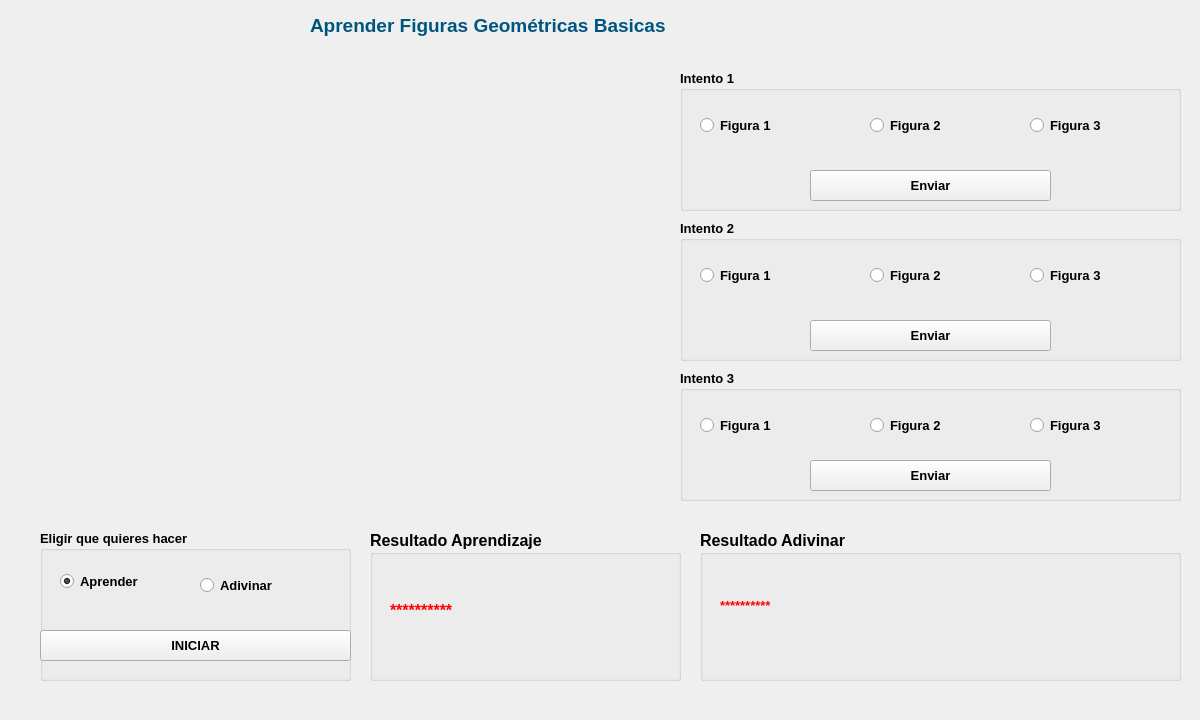
<?xml version="1.0" encoding="UTF-8"?>
<ui version="4.0">
 <class>Form</class>
 <widget class="QWidget" name="Form">
  <property name="geometry">
   <rect>
    <x>0</x>
    <y>0</y>
    <width>1200</width>
    <height>720</height>
   </rect>
  </property>
  <property name="windowTitle">
   <string>DetectorFiguras v1.0</string>
  </property>
  <widget class="QLabel" name="lblCamara">
   <property name="geometry">
    <rect>
     <x>40</x>
     <y>70</y>
     <width>600</width>
     <height>400</height>
    </rect>
   </property>
   <property name="autoFillBackground">
    <bool>true</bool>
   </property>
   <property name="text">
    <string/>
   </property>
  </widget>
  <widget class="QLabel" name="lblTitulo">
   <property name="geometry">
    <rect>
     <x>310</x>
     <y>10</y>
     <width>661</width>
     <height>31</height>
    </rect>
   </property>
   <property name="font">
    <font>
     <pointsize>14</pointsize>
     <weight>75</weight>
     <bold>true</bold>
    </font>
   </property>
   <property name="text">
    <string>&lt;html&gt;&lt;head/&gt;&lt;body&gt;&lt;p&gt;&lt;span style=&quot; font-size:14pt; font-weight:600; color:#00557f;&quot;&gt;Aprender Figuras Geométricas Basicas&lt;/span&gt;&lt;/p&gt;&lt;/body&gt;&lt;/html&gt;</string>
   </property>
  </widget>
  <widget class="QGroupBox" name="gbSec1">
   <property name="geometry">
    <rect>
     <x>40</x>
     <y>530</y>
     <width>311</width>
     <height>151</height>
    </rect>
   </property>
   <property name="font">
    <font>
     <pointsize>10</pointsize>
     <weight>75</weight>
     <bold>true</bold>
    </font>
   </property>
   <property name="title">
    <string>Eligir que quieres hacer</string>
   </property>
   <widget class="QRadioButton" name="rbAprender">
    <property name="geometry">
     <rect>
      <x>20</x>
      <y>36</y>
      <width>131</width>
      <height>31</height>
     </rect>
    </property>
    <property name="text">
     <string>Aprender</string>
    </property>
    <property name="checked">
     <bool>true</bool>
    </property>
   </widget>
   <widget class="QRadioButton" name="rbAdivinar">
    <property name="geometry">
     <rect>
      <x>160</x>
      <y>40</y>
      <width>131</width>
      <height>31</height>
     </rect>
    </property>
    <property name="text">
     <string>Adivinar</string>
    </property>
   </widget>
   <widget class="QPushButton" name="btnIniciar">
    <property name="geometry">
     <rect>
      <x>0</x>
      <y>100</y>
      <width>311</width>
      <height>31</height>
     </rect>
    </property>
    <property name="font">
     <font>
      <pointsize>10</pointsize>
      <weight>75</weight>
      <bold>true</bold>
     </font>
    </property>
    <property name="text">
     <string>INICIAR</string>
    </property>
   </widget>
  </widget>
  <widget class="QGroupBox" name="gbSec2">
   <property name="geometry">
    <rect>
     <x>370</x>
     <y>530</y>
     <width>311</width>
     <height>151</height>
    </rect>
   </property>
   <property name="font">
    <font>
     <pointsize>12</pointsize>
     <weight>75</weight>
     <bold>true</bold>
    </font>
   </property>
   <property name="title">
    <string>Resultado Aprendizaje</string>
   </property>
   <widget class="QLabel" name="lblResultadoA">
    <property name="geometry">
     <rect>
      <x>20</x>
      <y>60</y>
      <width>281</width>
      <height>41</height>
     </rect>
    </property>
    <property name="font">
     <font>
      <pointsize>12</pointsize>
     </font>
    </property>
    <property name="text">
     <string>&lt;html&gt;&lt;head/&gt;&lt;body&gt;&lt;p&gt;&lt;span style=&quot; color:#ff0000;&quot;&gt;**********&lt;/span&gt;&lt;/p&gt;&lt;/body&gt;&lt;/html&gt;</string>
    </property>
   </widget>
  </widget>
  <widget class="QGroupBox" name="groupBox_3">
   <property name="geometry">
    <rect>
     <x>680</x>
     <y>70</y>
     <width>501</width>
     <height>141</height>
    </rect>
   </property>
   <property name="font">
    <font>
     <pointsize>10</pointsize>
     <weight>75</weight>
     <bold>true</bold>
    </font>
   </property>
   <property name="title">
    <string>Intento 1</string>
   </property>
   <widget class="QRadioButton" name="rbInt1op1">
    <property name="geometry">
     <rect>
      <x>20</x>
      <y>40</y>
      <width>171</width>
      <height>31</height>
     </rect>
    </property>
    <property name="text">
     <string>Figura 1</string>
    </property>
   </widget>
   <widget class="QRadioButton" name="rbInt1op2">
    <property name="geometry">
     <rect>
      <x>190</x>
      <y>40</y>
      <width>151</width>
      <height>31</height>
     </rect>
    </property>
    <property name="text">
     <string>Figura 2</string>
    </property>
   </widget>
   <widget class="QRadioButton" name="rbInt1op3">
    <property name="geometry">
     <rect>
      <x>350</x>
      <y>40</y>
      <width>151</width>
      <height>31</height>
     </rect>
    </property>
    <property name="text">
     <string>Figura 3</string>
    </property>
   </widget>
   <widget class="QPushButton" name="btnInt1">
    <property name="geometry">
     <rect>
      <x>130</x>
      <y>100</y>
      <width>241</width>
      <height>31</height>
     </rect>
    </property>
    <property name="text">
     <string>Enviar</string>
    </property>
   </widget>
  </widget>
  <widget class="QGroupBox" name="groupBox_4">
   <property name="geometry">
    <rect>
     <x>680</x>
     <y>220</y>
     <width>501</width>
     <height>141</height>
    </rect>
   </property>
   <property name="font">
    <font>
     <pointsize>10</pointsize>
     <weight>75</weight>
     <bold>true</bold>
    </font>
   </property>
   <property name="title">
    <string>Intento 2</string>
   </property>
   <widget class="QRadioButton" name="rbInt2op1">
    <property name="geometry">
     <rect>
      <x>20</x>
      <y>40</y>
      <width>171</width>
      <height>31</height>
     </rect>
    </property>
    <property name="text">
     <string>Figura 1</string>
    </property>
   </widget>
   <widget class="QRadioButton" name="rbInt2op2">
    <property name="geometry">
     <rect>
      <x>190</x>
      <y>40</y>
      <width>161</width>
      <height>31</height>
     </rect>
    </property>
    <property name="text">
     <string>Figura 2</string>
    </property>
   </widget>
   <widget class="QRadioButton" name="rbInt2op3">
    <property name="geometry">
     <rect>
      <x>350</x>
      <y>40</y>
      <width>151</width>
      <height>31</height>
     </rect>
    </property>
    <property name="text">
     <string>Figura 3</string>
    </property>
   </widget>
   <widget class="QPushButton" name="btnInt2">
    <property name="geometry">
     <rect>
      <x>130</x>
      <y>100</y>
      <width>241</width>
      <height>31</height>
     </rect>
    </property>
    <property name="text">
     <string>Enviar</string>
    </property>
   </widget>
  </widget>
  <widget class="QGroupBox" name="groupBox_5">
   <property name="geometry">
    <rect>
     <x>680</x>
     <y>370</y>
     <width>501</width>
     <height>131</height>
    </rect>
   </property>
   <property name="font">
    <font>
     <pointsize>10</pointsize>
     <weight>75</weight>
     <bold>true</bold>
    </font>
   </property>
   <property name="title">
    <string>Intento 3</string>
   </property>
   <widget class="QRadioButton" name="rbInt3op1">
    <property name="geometry">
     <rect>
      <x>20</x>
      <y>40</y>
      <width>171</width>
      <height>31</height>
     </rect>
    </property>
    <property name="text">
     <string>Figura 1</string>
    </property>
   </widget>
   <widget class="QRadioButton" name="rbInt3op2">
    <property name="geometry">
     <rect>
      <x>190</x>
      <y>40</y>
      <width>161</width>
      <height>31</height>
     </rect>
    </property>
    <property name="text">
     <string>Figura 2</string>
    </property>
   </widget>
   <widget class="QRadioButton" name="rbInt3op3">
    <property name="geometry">
     <rect>
      <x>350</x>
      <y>40</y>
      <width>151</width>
      <height>31</height>
     </rect>
    </property>
    <property name="text">
     <string>Figura 3</string>
    </property>
   </widget>
   <widget class="QPushButton" name="btnInt3">
    <property name="geometry">
     <rect>
      <x>130</x>
      <y>90</y>
      <width>241</width>
      <height>31</height>
     </rect>
    </property>
    <property name="text">
     <string>Enviar</string>
    </property>
   </widget>
  </widget>
  <widget class="QGroupBox" name="groupBox_6">
   <property name="geometry">
    <rect>
     <x>700</x>
     <y>530</y>
     <width>481</width>
     <height>151</height>
    </rect>
   </property>
   <property name="font">
    <font>
     <pointsize>12</pointsize>
     <weight>75</weight>
     <bold>true</bold>
    </font>
   </property>
   <property name="title">
    <string>Resultado Adivinar</string>
   </property>
   <widget class="QLabel" name="lblResultadoB">
    <property name="geometry">
     <rect>
      <x>20</x>
      <y>50</y>
      <width>461</width>
      <height>51</height>
     </rect>
    </property>
    <property name="font">
     <font>
      <pointsize>10</pointsize>
     </font>
    </property>
    <property name="text">
     <string>&lt;html&gt;&lt;head/&gt;&lt;body&gt;&lt;p&gt;&lt;span style=&quot; color:#ff0000;&quot;&gt;**********&lt;/span&gt;&lt;/p&gt;&lt;/body&gt;&lt;/html&gt;</string>
    </property>
   </widget>
  </widget>
 </widget>
 <resources>
  <include location="../dir.qrc"/>
 </resources>
 <connections/>
</ui>
